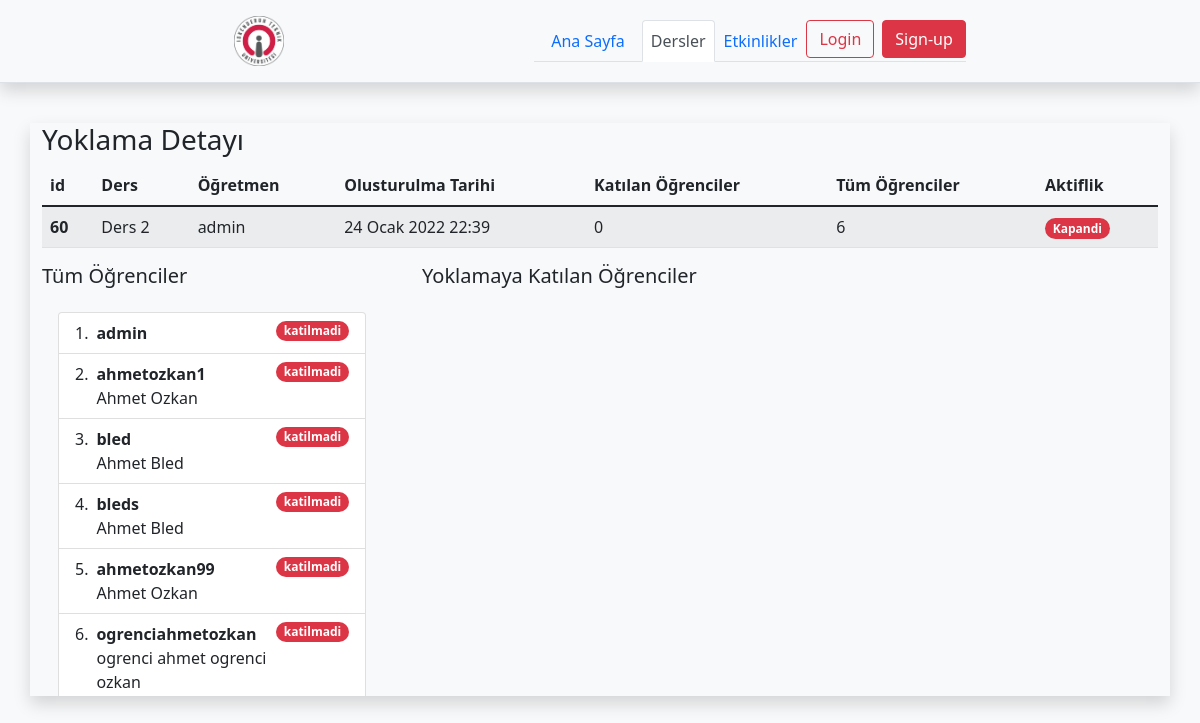
The app's page /lessons/attendance/60 with its own data.
### lessons/models.py (models this page shows, shortened)
class Attendance(models.Model):
    id = models.BigAutoField(primary_key=True)
    lesson = models.ForeignKey(Lesson,on_delete=models.CASCADE,related_name='attendance_lesson')
    user_joined= models.ManyToManyField(User,blank=True,related_name="attendance_joined")
    date = models.DateTimeField()
    date2 = models.DateTimeField()
    date_now = models.DateTimeField(auto_now=True,unique=True)
    avaliable = models.BooleanField(default=True)
    qr_code = models.ImageField(upload_to='qr_codes',blank=True)
    qr_url=models.URLField(blank=True,null=True)

class Lesson(models.Model):
    teacher = models.ForeignKey(User, null=True,on_delete=models.CASCADE)
    name = models.CharField(max_length=128,unique=True)
    image  = models.ImageField(upload_to="lessons/%Y/%m/%d/",default = "lessons/default_lesson_image.png")
    description = models.TextField(blank=True,null=True)
    students = models.ManyToManyField(User, blank=True,related_name='lesson_joined')
    date = models.DateTimeField(auto_now=True)
    avaliable = models.BooleanField(default =True)
    def __str__(self):
        return self.name

### lessons/views.py (the view)
# urls.py: path('attendance/<int:attendance_id>',views.attendance_detail,name="attendance_detail"),
def attendance_detail(request,attendance_id):
    current_user = request.user
    attendance = Attendance.objects.get(id = attendance_id)
    context = {
        'attendance':attendance
    }
    return render(request,'attendances/attendance.html',context)

### templates/attendances/attendance.html (shortened to what this page needs)
{% extends "base.html" %}
{% block body %}
{% load crispy_forms_tags %}
<div class="container shadow">
  <div class="row">
    <div class="col">
    <H3 >Yoklama Detayı</H1>
    <table class="table table-striped table-hover">
        <thead>
          <tr>
            <th scope="col">id</th>
            <th scope="col">Ders</th>
            <th scope="col">Öğretmen</th>
            <th scope="col">Olusturulma Tarihi</th>
            <th scope="col">Katılan Öğrenciler</th>
            <th scope="col">Tüm Öğrenciler</th>
            <th scope="col">Aktiflik</th>
          </tr>
        </thead>
        <tbody>
          <tr>
            <th scope="row"> {{attendance.id}}</th>
            <td>{{attendance.lesson}}</td>
            <td>{{attendance.lesson.teacher}}</td>
            <td>{{attendance.date_now}}</td>
            <td>{{attendance.user_joined.count}}</td>
            <td>{{attendance.lesson.students.count}}</td>
            {% if attendance.avaliable %}
            <td><div class="spinner-grow spinner-grow-sm text-success" role="status">
                <span class="visually-hidden">Loading...</span>
              </div></td>
            {% else %}
            <td>
            <span class="badge bg-danger rounded-pill">Kapandi</span>
            </td>
            {% endif %}
          </tr>
        </tbody>
      </table>
    </div>
</div>
    <div class="row">
        <div class="col-4">
            <h5>Tüm Öğrenciler</h5>
            <div class="overflow-auto p-3 mb-3 mb-md-0 me-md-3 bg-light" style="max-width: 500px; max-height: 400px;">
            <ol class="list-group list-group-numbered">
              {% if attendance.lesson.students.all %}
              {% for student in attendance.lesson.students.all %}
              <li class="list-group-item d-flex justify-content-between
                align-items-start">
                <div class="ms-2 me-auto">
                  <div class="fw-bold">{{student.username}}</div>
                  {{student.first_name}} {{student.last_name}}
                </div>
                {% if student in attendance.user_joined.all %}
                <span class="badge bg-success rounded-pill">katildi</span>
                {% else %}
                <span class="badge bg-danger rounded-pill">katilmadi</span>
                {% endif %}
              </li>
              {% endfor %}
              {% endif %}
            </ol>
        </div>
    </div>
        <div class="col-4">
            <h5>Yoklamaya Katılan Öğrenciler</h5>
            <div class="overflow-auto p-3 mb-3 mb-md-0 me-md-3 bg-light" style="max-width: 500px; max-height: 400px;">
        </div>
    </div>
</div>
  </div>
{% endblock body %}

### records on screen
Attendance: id "60", lesson "Ders 2", lesson.teacher "admin", date_now "24 Ocak 2022 22:39", user_joined.count "0", lesson.students.count "6"

### other values on screen
{{ student.username }} "admin"
{{ student.username }} "ahmetozkan1"
{{ student.first_name }} "Ahmet"
{{ student.last_name }} "Ozkan"
{{ student.username }} "bled"
{{ student.last_name }} "Bled"
{{ student.username }} "bleds"
{{ student.username }} "ahmetozkan99"
{{ student.username }} "ogrenciahmetozkan"
{{ student.first_name }} "ogrenci ahmet"
{{ student.last_name }} "ogrenci ozkan"
